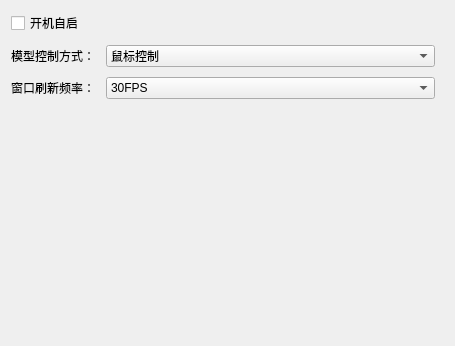
<?xml version="1.0" encoding="UTF-8"?>
<ui version="4.0">
 <class>AppWidget</class>
 <widget class="QWidget" name="AppWidget">
  <property name="geometry">
   <rect>
    <x>0</x>
    <y>0</y>
    <width>455</width>
    <height>346</height>
   </rect>
  </property>
  <property name="windowTitle">
   <string>Form</string>
  </property>
  <layout class="QGridLayout" name="gridLayout" columnstretch="0,0">
   <property name="rightMargin">
    <number>20</number>
   </property>
   <property name="spacing">
    <number>10</number>
   </property>
   <item row="1" column="1">
    <widget class="QComboBox" name="comboBox">
     <item>
      <property name="text">
       <string>鼠标控制</string>
      </property>
     </item>
     <item>
      <property name="text">
       <string>人脸跟随</string>
      </property>
     </item>
    </widget>
   </item>
   <item row="3" column="1">
    <spacer name="verticalSpacer">
     <property name="orientation">
      <enum>Qt::Vertical</enum>
     </property>
     <property name="sizeHint" stdset="0">
      <size>
       <width>329</width>
       <height>234</height>
      </size>
     </property>
    </spacer>
   </item>
   <item row="1" column="0">
    <widget class="QLabel" name="label">
     <property name="text">
      <string>模型控制方式：</string>
     </property>
    </widget>
   </item>
   <item row="2" column="1">
    <widget class="QComboBox" name="comboBox_2">
     <item>
      <property name="text">
       <string>30FPS</string>
      </property>
     </item>
     <item>
      <property name="text">
       <string>60FPS</string>
      </property>
     </item>
     <item>
      <property name="text">
       <string>120FPS</string>
      </property>
     </item>
    </widget>
   </item>
   <item row="2" column="0">
    <widget class="QLabel" name="label_2">
     <property name="text">
      <string>窗口刷新频率：</string>
     </property>
    </widget>
   </item>
   <item row="0" column="0">
    <widget class="QCheckBox" name="checkBox">
     <property name="text">
      <string>开机自启</string>
     </property>
    </widget>
   </item>
  </layout>
 </widget>
 <resources/>
 <connections/>
</ui>
